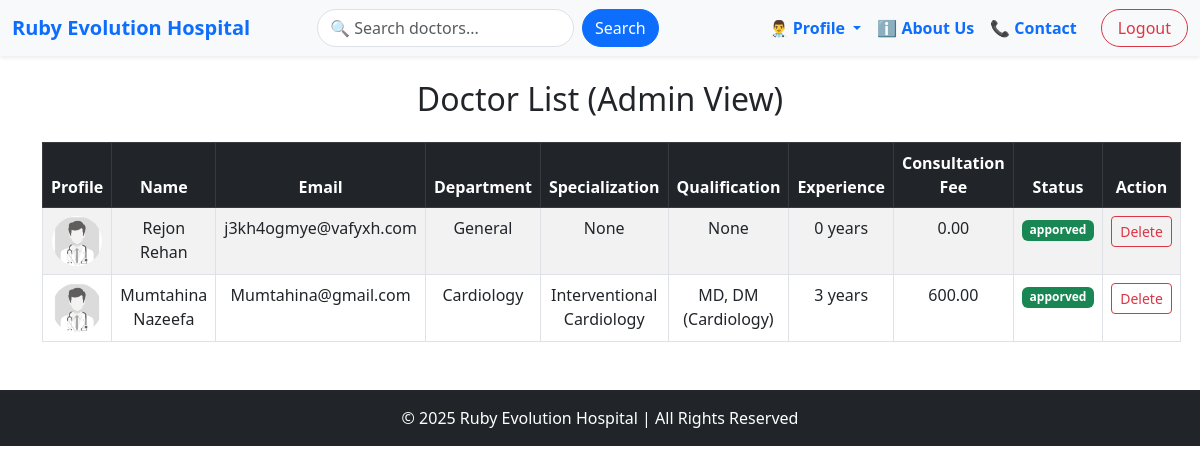
The page /accounts/doctorListForAdmin (signed in) on the database its author committed.
### accounts/models.py (models this page shows, shortened)
class CustomUser(AbstractUser):
    ROLE_CHOICES = (
        ('admin', 'Admin'),
        ('doctor', 'Doctor'),
        ('patient', 'Patient'),
        ('staff', 'Staff'),
    )
    CURRENT_STATUS = [
        ('apporved','Approved'),
        ('panding','Panding'),
        ('cancel','Cancel'),
    ]
    first_name = models.CharField(max_length=50,null=True)
    last_name = models.CharField(max_length=50,null=True)
    role = models.CharField(choices=ROLE_CHOICES, max_length=50,null=True, blank=True)
    current_status = models.CharField(choices=CURRENT_STATUS, max_length=50,default='panding')

class DoctorProfile(models.Model):
    DEPARTMENT_CHOICES = [
        ('Cardiology', 'Cardiology'),
        ('Neurology', 'Neurology'),
        ('Orthopedics', 'Orthopedics'),
        ('Pediatrics', 'Pediatrics'),
        ('General', 'General'),
        ('Dermatology', 'Dermatology'),
        ('Gynecology', 'Gynecology'),
    ]
    user = models.OneToOneField(CustomUser, on_delete=models.CASCADE,related_name='doctor')
    profile_picture = models.ImageField(upload_to='doctor_profiles/', null=True, blank=True)
    contact_number = models.CharField(max_length=15, null=True, blank=True)
    department = models.CharField(max_length=50, choices=DEPARTMENT_CHOICES, default='General')
    specialization = models.CharField(max_length=100, null=True, blank=True)
    qualification = models.CharField(max_length=200, null=True, blank=True)
    bio = models.TextField(null=True,blank=True)
    experience = models.PositiveIntegerField(default=0)
    consultation_fee = models.DecimalField(max_digits=8, decimal_places=2, default=0.00)
    availability_status = models.BooleanField(default=True)

### accounts/views.py (the view)
# urls.py: path('doctorListForAdmin', doctorListForAdmin, name='doctorListForAdmin'),
@login_required
def doctorListForAdmin(request):
    doctors = CustomUser.objects.filter(role='doctor').order_by('-id')
    return render(request,'admin/doctorListForAdmin.html',{'doctors':doctors})

### accounts/templates/admin/doctorListForAdmin.html (shortened to what this page needs)
{% extends "base.html" %}
{% load static %}
{% block content %}
<div class="container mt-4">
    <h2 class="text-center mb-4">Doctor List (Admin View)</h2>
    <table class="table table-bordered table-striped text-center">
        <thead class="table-dark">
            <tr>
                <th>Profile</th>
                <th>Name</th>
                <th>Email</th>
                <th>Department</th>
                <th>Specialization</th>
                <th>Qualification</th>
                <th>Experience</th>
                <th>Consultation Fee</th>
                <th>Status</th>
                <th>Action</th>
            </tr>
        </thead>
        <tbody>
            {% for doctor in doctors %}
            <tr>
                <td>
                    {% if doctor.doctor.profile_picture %}
                        <img src="{{ doctor.doctor.profile_picture.url }}" alt="Profile" width="50" height="50" class="rounded-circle">
                    {% else %}
                        <img src="{% static 'images/default_doctor.jpg' %}" alt="Profile" width="50" height="50" class="rounded-circle">
                    {% endif %}
                </td>
                <td>{{ doctor.first_name }} {{ doctor.last_name }}</td>
                <td>{{ doctor.email }}</td>
                <td>{{ doctor.doctor.department }}</td>
                <td>{{ doctor.doctor.specialization }}</td>
                <td>{{ doctor.doctor.qualification }}</td>
                <td>{{ doctor.doctor.experience }} years</td>
                <td>{{ doctor.doctor.consultation_fee }}</td>
                <td>
                    <span class="badge
                        {% if doctor.current_status == 'apporved' %} bg-success
                        {% elif doctor.current_status == 'panding' %} bg-warning
                        {% else %} bg-danger {% endif %}">
                        {{ doctor.current_status }}
                    </span>
                </td>
                <td>
                    <a href="{% url 'deleteUser' doctor.id %}" class="btn btn-sm btn-outline-danger"
                       onclick="return confirm('Are you sure you want to delete this doctor?');">Delete</a>
                </td>
            </tr>
            {% empty %}
            <tr>
                <td colspan="10" class="text-center">No doctors found</td>
            </tr>
            {% endfor %}
        </tbody>
    </table>
</div>
{% endblock %}

### rows shown on the page
CustomUser: first_name "Rejon", last_name "Rehan", email "j3kh4ogmye@vafyxh.com", doctor.department "General", doctor.specialization "None", doctor.qualification "None", doctor.experience "0", doctor.consultation_fee "0.00", current_status "apporved"
CustomUser: first_name "Mumtahina", last_name "Nazeefa", email "Mumtahina@gmail.com", doctor.department "Cardiology", doctor.specialization "Interventional Cardiology", doctor.qualification "MD, DM (Cardiology)", doctor.experience "3", doctor.consultation_fee "600.00", current_status "apporved"
